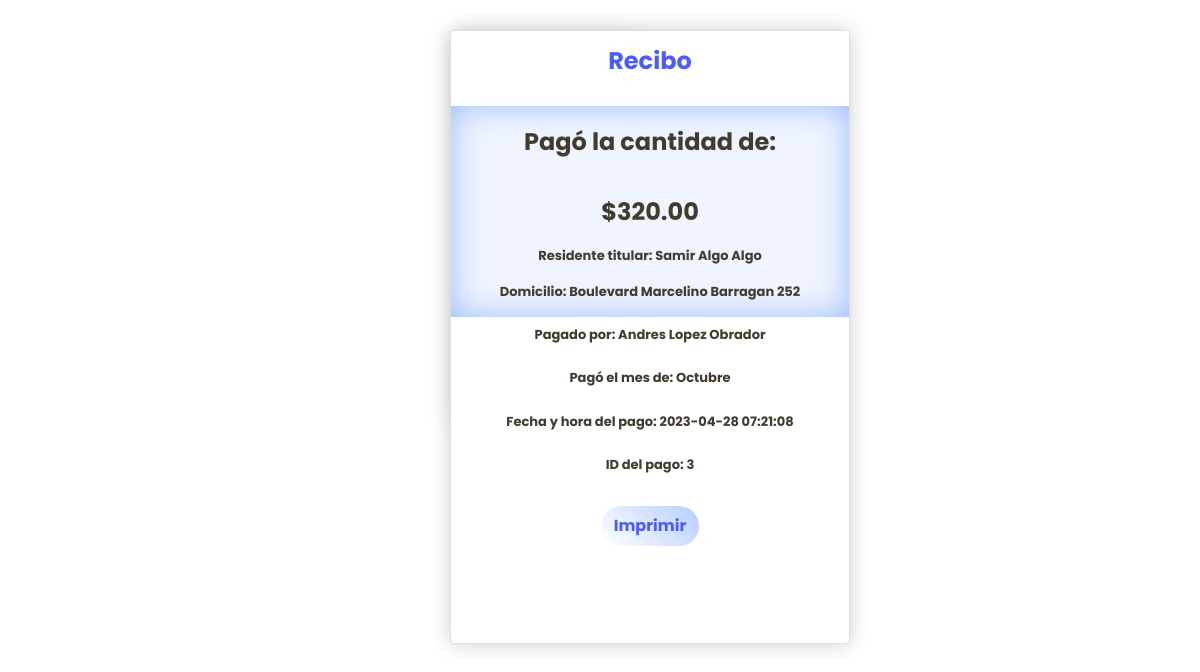
The page /secciones/recibo.php on the database its author committed.
### tables this page shows
CREATE TABLE `pago` (
  `ID_PAGO` int(11) NOT NULL,
  `MES` varchar(20) NOT NULL,
  `MONTO` decimal(6,2) DEFAULT 320.00,
  `RECIBIDO` decimal(6,2) DEFAULT NULL,
  `FCHA_PAGO` timestamp NOT NULL DEFAULT current_timestamp(),
  `NOM_PAGADOR` varchar(50) DEFAULT NULL,
  `PAG_APELL_1` varchar(50) DEFAULT NULL,
  `PAG_APELL_2` varchar(50) DEFAULT NULL,
  `ADEUDO` bit(1) DEFAULT b'0',
  `INACTIVO` bit(1) DEFAULT b'0',
  `ID_TITULAR` int(11) DEFAULT NULL
);

### secciones/recibo.php (the view, shortened to what this page needs)
<?php
include_once '../configuraciones/conexion_bd.php';
$query_consulta = "SELECT
 c1.ID_PAGO, c1.FCHA_PAGO, c1.MES, c1.MONTO, c1.RECIBIDO,
                        CONCAT(c1.NOM_PAGADOR, ' ', c1.PAG_APELL_1, ' ', c1.PAG_APELL_2) AS RESPONSABLE,
                        CONCAT(c2.NOMBRE, ' ', c2.PR_APELL, ' ', c2.SEG_APELL) AS TITULAR,
                        CONCAT(c3.CALLE, ' ', c3.NO_CASA) AS DOMICILIO
                    FROM
                        pago c1
INNER JOIN titular c2 USING (ID_TITULAR)
INNER JOIN domicilio c3 USING (ID_TITULAR)
ORDER BY ID_PAGO DESC LIMIT 1;";
$consulta = mysqli_query($conexion, $query_consulta);
if ($consulta) {
    if (mysqli_num_rows($consulta) > 0) {
        $obj = mysqli_fetch_object($consulta);
    }
}
?>
<!doctype HTML>
<html>
<head>
    <link rel="stylesheet" type="text/css" href="../css/bootstrap.min.css">
    <link rel="stylesheet" href="../css/estilorecibo.css">
    <link rel="stylesheet" href="../css/modal.css">
</head>
<body>
    <div id="general">
        <div class="card">
            <p class="title">Recibo</p>
            <div class="pricecontainer">
                <p class="price">Pagó la cantidad de:</p>
                <p class="price">$<?php echo  $obj->RECIBIDO; ?></p>
                <p class="includes">Residente titular: <?php echo $obj->TITULAR ?></p>
                <p class="includes">Domicilio: <?php echo $obj->DOMICILIO ?> </p>
            </div>
            <p class="includes">Pagado por: <?php echo $obj->RESPONSABLE ?></p>
            <p class="includes">Pagó el mes de: <?php echo $obj->MES ?></p>
            <p class="includes">Fecha y hora del pago: <?php echo $obj->FCHA_PAGO ?></p>
            <p class="includes">ID del pago: <?php echo $obj->ID_PAGO ?></p>
            <div class="btncontainer">
                <button value="Imprimir" class="printbutton">Imprimir</button>
            </div>
        </div>
    </div>
</body>

### css/estilorecibo.css (style rules this page uses)
div#general { margin: auto; margin-top: 40px; text-align: center; width: 190px; height: 390px; border-radius: 16px; box-shadow: 0 4px 30px rgba(0, 0, 0, 0.1); backdrop-filter: blur(3.9px); -webkit-backdrop-filter: blur(3.9px); margin-top: 30px; margin-left: 450px; }
.card { width: 400px; height: 614px; background: #ffffff; box-shadow: 0px 0px 20px rgba(0, 0, 0, 0.2); transition-duration: 0.5s; }
.title { text-align: center; margin-top: 0.5em; font-weight: bold; font-size: x-large; color: #4c5cfb; }
.pricecontainer { width: 100%; margin-top: 0.7em; background-color: #eff4ff; box-shadow: inset 0px 0px 2em #9bbbf7; }
.price { text-align: center; color: #423c2e; font-size: x-large; font-weight: bold; padding: 0.75em 0 0 0; }
.includes { text-align: center; color: #423c2e; margin-top: 0.6em; font-size: small; font-weight: bold; }
.btncontainer { text-align: center; }
.btncontainer button { margin-top: 1em; padding: 0.5em 0.8em 0.5em 0.8em; border-style: none; border-radius: 1000000px; color: #4c5cfb; font-weight: bold; background-image: linear-gradient(45deg, #ffffff 0%, #b6ceff 100%); transition: box-shadow 0.15s ease-in-out; }

### css/modal.css (style rules this page uses)
:root { --clr-indigo: #4a67b4; --clr-primary: #4d5bf9; --clr-blue: #004CC1; --clr-light-sky: #92a6e2; --clr-purple: #695cfe; --clr-mustard: #e2a415; --clr-black: #1c1c1c; --clr-black-80: #2f2f2f; --clr-black-60: #282828; --clr-bone : #e9e9e9; --clr-lightgray : #f5f5f5; --clr-gray: #969696; --clr-white: #ffffff; --clr-white-80: #f7f3f3; --clr-white-60: #dbdada; }
* { font-family: "Poppins", sans-serif; }

### rows shown on the page
pago: RECIBIDO "320.00", MES "Octubre", FCHA_PAGO "2023-04-28 07:21:08", ID_PAGO "3"

### other values the page prints
$obj->TITULAR "Samir Algo Algo"
$obj->DOMICILIO "Boulevard Marcelino Barragan 252"
$obj->RESPONSABLE "Andres Lopez Obrador"
